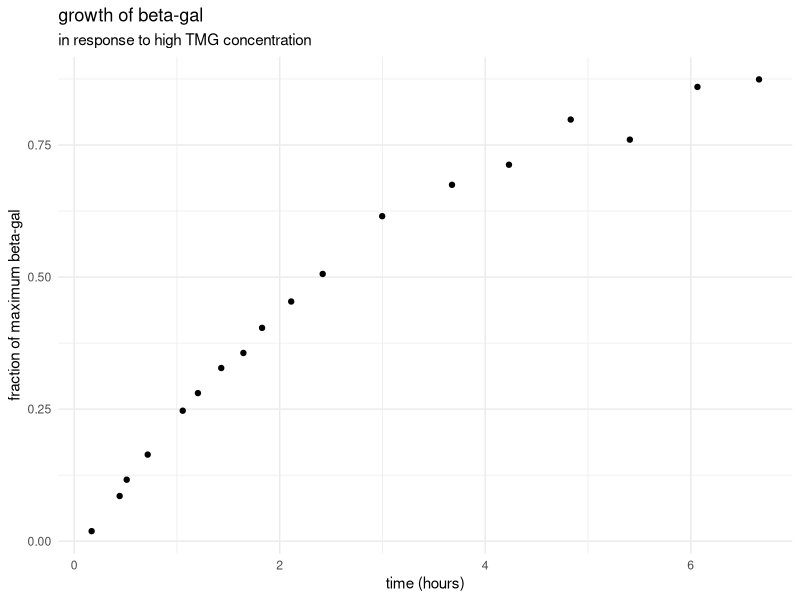
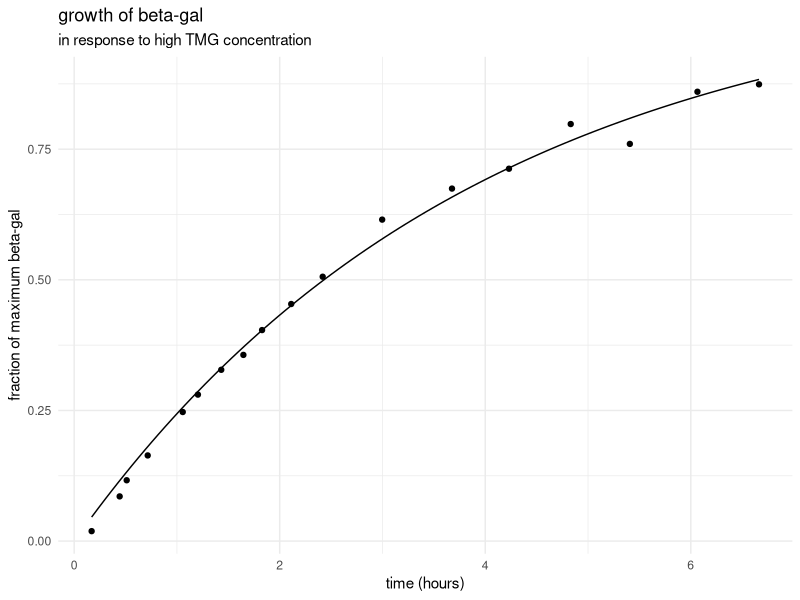
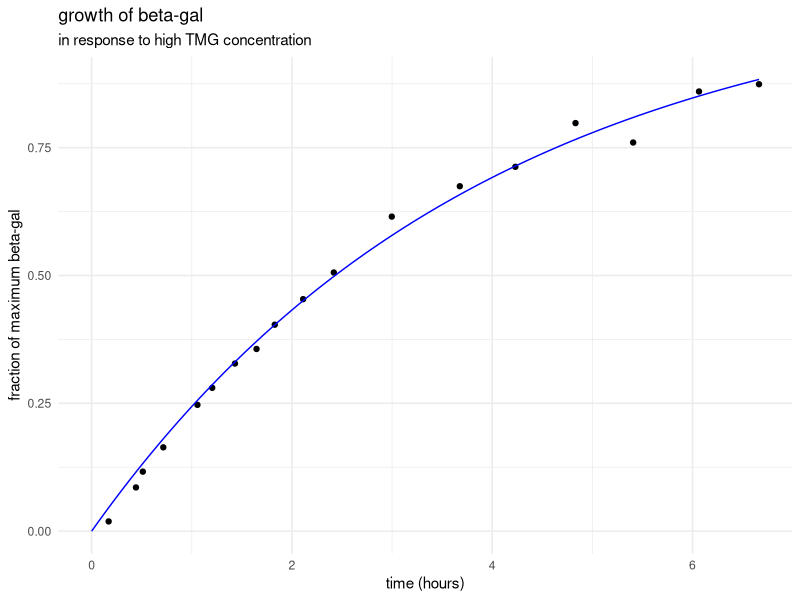
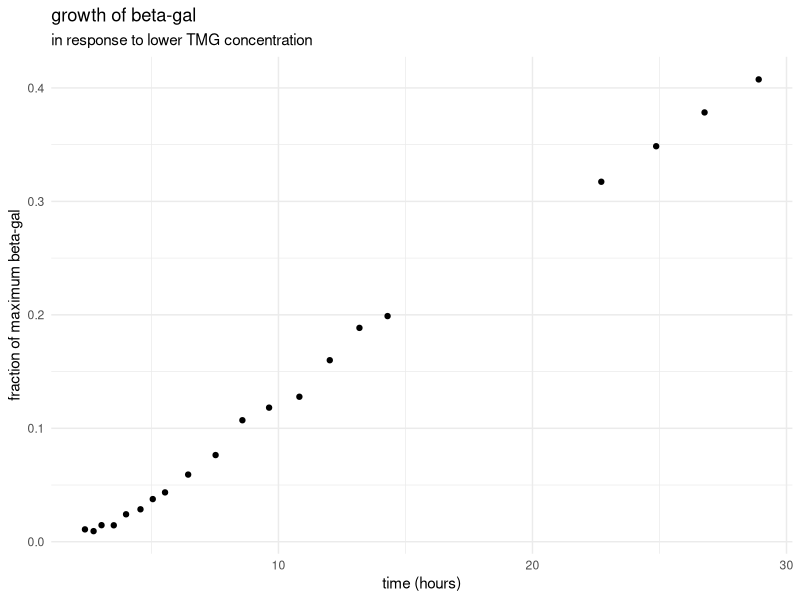
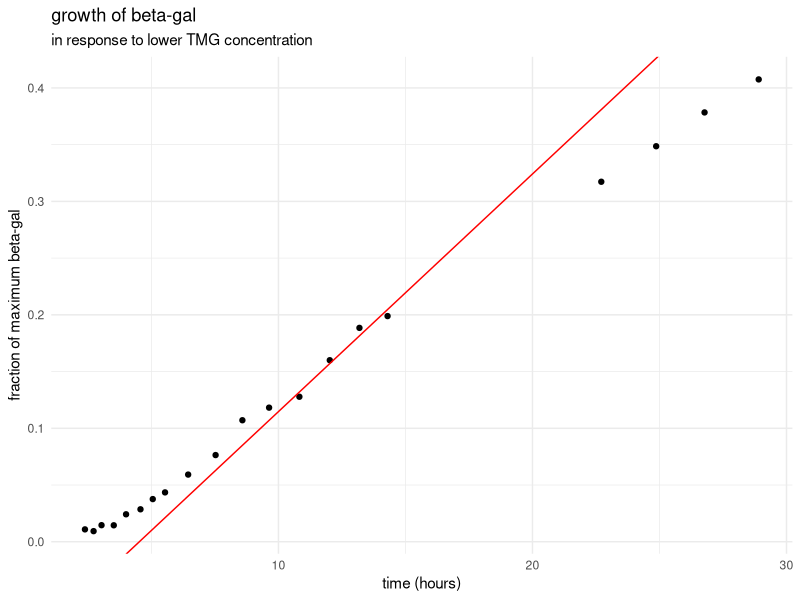

Recreate these plots in R, in order. (Note: this script raises an error after producing the figures.)
## ---- chunk 1
knitr::opts_chunk$set(echo = FALSE)
library(tidyverse)
theme_set(theme_minimal())
## ---- chunk 2
#import A;
novick_a <- read.csv("data/g149novickA.csv", header = FALSE) 
novick_a <- novick_a %>%   
  # separate columns and add titles;
  separate_wider_delim(1, ",", names = c("t", "concentration")) %>%
  # render as number
  mutate_if(is.character, as.numeric) %>%
  # show result
  glimpse()

#import B; 
novick_b <- read.csv("data/g149novickB.csv", header = FALSE) 
novick_b <- novick_b %>%   
  # separate columns and add titles;
  separate_wider_delim(1, ",", names = c("t", "concentration")) %>% 
  # render as number
  mutate_if(is.character, as.numeric) %>%
  # show result
  glimpse()

## ---- chunk 3
a_q1_graph <- novick_a %>%
  ggplot(aes(x = t, y = concentration)) + 
  geom_point() + 
  labs(
    title = "growth of beta-gal ",
    subtitle = "in response to high TMG concentration",
    x = "time (hours)", 
    y = "fraction of maximum beta-gal"
  ) 
print(a_q1_graph)
## ---- chunk 4
#define function
growth_a <- function (t, ampl, tau) (ampl*(1- exp(-(t/tau))))
  
#fit function without (0,0)
a_q2_fn <- nls(novick_a$concentration ~ growth_a(t, ampl, tau), data = novick_a, start = list(ampl = 1.26, tau = 2.62))

# store coefficients
coef_a2 <- coef(a_q2_fn)

# plot fitted curve over data
novick_a %>%
  ggplot(aes(x = t, y = concentration)) + 
  geom_point(data = novick_a) + 
  labs( 
    title = "growth of beta-gal", 
    subtitle = "in response to high TMG concentration", 
    x = "time (hours)", 
    y = "fraction of maximum beta-gal"
  )+
  stat_function(fun = growth_a, 
                args = c(ampl = coef_a2[[1]], 
                         tau = coef_a2[[2]]))
## ---- chunk 5

#fit data with (0,0)

# add (0,0) to data
a_q3_df <- novick_a %>%
  rbind(c(0,0))
# fit data again
a_q3_fit <- nls(a_q3_df$concentration ~ growth_a(t, ampl, tau), data = a_q3_df, start = list(ampl = 1.26, tau = 2.62))

coef_a3 <- coef(a_q3_fit)

coef_comp <- coef_a2 %>% 
  rbind (coef_a3) %>%
  print()

# plot new fitted curve over data
a_q3_df %>%
  ggplot(aes(x = t, y = concentration)) + 
  geom_point(data = novick_a) + 
  labs( 
    title = "growth of beta-gal", 
    subtitle = "in response to high TMG concentration", 
    x = "time (hours)", 
    y = "fraction of maximum beta-gal"
  )+
  stat_function(color = "blue", 
    fun = growth_a, 
                args = c(ampl = coef_a3[[1]], 
                         tau = coef_a3[[2]]))

## ---- chunk 6
novick_b %>%
  ggplot(aes(x = t, y = concentration)) + 
  geom_point() + 
  labs(
    title = "growth of beta-gal", 
    subtitle = "in response to lower TMG concentration", 
    x = "time (hours)", 
    y = "fraction of maximum beta-gal"
  ) 
## ---- chunk 7
# get data for 10<=t<=15
b_q2 <- novick_b %>% 
  filter(t >= 10) %>% 
  filter(t <= 15)
# fit straight line for 10<= t <= 15

b_q2_fit <- lm(b_q2$concentration ~ b_q2$t)
coef_b2 <- coef(b_q2_fit)
print(coef_b2)
  # plot
novick_b %>%
  ggplot(aes(x = t, y = concentration)) + 
  geom_point() + 
  labs(
    title = "growth of beta-gal", 
    subtitle = "in response to lower TMG concentration", 
    x = "time (hours)", 
    y = "fraction of maximum beta-gal"
  ) + 
  geom_abline(color = "red",
    intercept = coef_b2[[1]], 
    slope = coef_b2[[2]])


## ---- chunk 8
# fit function from a
# define function
growth_b3 <- function (t, ampl, tau) (ampl*(1- exp(-(t/tau))))

# fit function
b_q3 <- nls(novick_b$concentration ~ growth_b3(t, ampl, tau), data = novick_b, start = list(ampl = 0.8, tau = 100))

coef_b3 <- coef(b_q3)

# plot the fitted function
novick_b %>%
  ggplot(aes(x = t, y = concentration)) + 
  geom_point() + 
  labs( 
    title = "growth of beta-gal", 
    subtitle = "in response to lower TMG concentration", 
    x = "time (hours)", 
    y = "fraction of maximum beta-gal"
  )  +
  stat_function(fun = growth_b3, 
                args = c(ampl = coef_b3[[1]], 
                         tau = coef_b3[[2]]))
## ---- chunk 9
# Separate data for t<= 15

b_q4_df <- novick_b %>%
  filter(t <= 15)


# define function
growth_b4 <- function (t, beta, tau) (beta * (-1 + t/tau + exp(-t/tau)))

# fit function
b_q4 <- nls(b_q4_df$concentration ~ growth_b4(t, beta, tau), data = b_q4_df, start = list(beta = 1, tau = 1))



coef_b4 <- coef(b_q4)

# plot the new fitted function
# the data of t>15 is in blue and the rest is in red

b_q4_df %>%
  ggplot(aes(x = t, y = concentration)) + 
  geom_point(aes(color = "blue")) + 
  grom_point(data = novick_b, aes(color = "red"))
  labs( 
    title = "growth of beta-gal", 
    subtitle = "in response to high TMG concentration", 
    x = "time (hours)", 
    y = "fraction of maximum beta-gal"
  )  +
  stat_function(fun = growth_b4, 
                args = c(beta = coef_b4[[1]], 
                         tau = coef_b4[[2]]))
